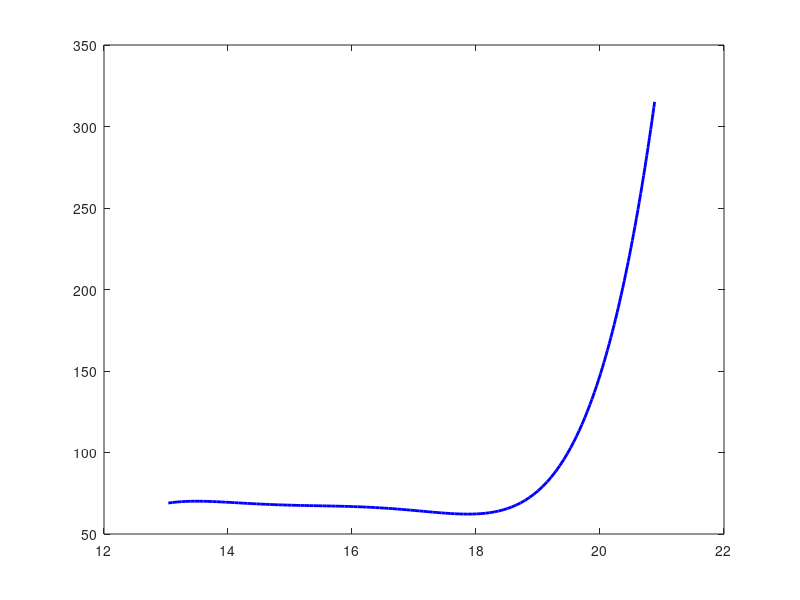

This chart was generated by the following MATLAB code: (Note: this script raises an error after producing the figure.)
log_density_100k = [13.0228244636430;13.0933396239475;13.1638667652398;13.2343946112961;13.3049132954206;13.3754369128930;13.4459653227604;13.5165038812292;13.5870284383869;13.6575518209379;13.7280902384539;13.7986082178144;13.8691353591067;13.9396617956350;14.0102023274430;14.0807321468384;14.1512657719593;14.2217873758203;14.2923146043691;14.3628662244637;14.4333954800480;14.5039317832720;14.5744659722041;14.6450043897201;14.7155428072362;14.7860854533361;14.8566393756597;14.9271784979397;14.9977204392756;15.0682616758476;15.1388043219475;15.2093455585194;15.2798966617871;15.3504386031230;15.4209812492229;15.4915246000868;15.5620792271744;15.6326275113862;15.7031729765421;15.7737135083500;15.8442610877978;15.9148037338977;15.9853527228735;16.0558939594454;16.1264239197936;16.1969693849494;16.2675120310494;16.3380680676649;16.4086149423487;16.4791604075046;16.5497065774244;16.6202513378163;16.6907946886802;16.7613408586000;16.8318820951719;16.9024254460358;16.9729772540675;17.0435227192233;17.1140618415033;17.1846009637833;17.2551295146036;17.3256608844797;17.3961866162441;17.4667053003686;17.5372211654371;17.6077370305057;17.6782399749012;17.7487144938161;17.8192056921453;17.8896891380706;17.9601648315921;18.0306285441260;18.1010746375602;18.1715233151291;18.2419520243851;18.3123628796202;18.3827547062278;18.4531380756676;18.5203053251480;18.5842595556306;18.6481982813055;18.7089278563539;18.7600581588948;18.8047729165928;18.8494921042357;18.8941980020436;18.9356964350650;18.9739907257588;19.0225199983778;19.0505560499348;19.0884855469603;19.1215742942625;19.1574770858411;19.1932963237342;19.2201730463701;19.2476690753220;19.2812619022662;19.3086212981772;19.3340937590005;19.3622981115527;19.3822577826514;19.4097141512898;19.4365546960413;19.4644824077551;19.4867256693741;19.5057772017407;19.5280259546457;19.5502669551470;19.5692991065040;19.5931400001128;19.6127610972805;19.6292093139965;19.6540490740729;19.6717347405601;19.6862831568897;19.7089778575950;19.7248123269609;19.7443077767361;19.7628637090018;19.7850976031330;19.8097328043447;19.8268088580971;19.8485607188341;19.8676188407439;19.8916388887131;19.9088608537802;19.9279059258102;19.9494958535980;19.9733816127057;19.9923632873001;20.0134423316768;20.0317589361620;20.0515244649196]; % 1/cm^3
diff_100k = [323.858420987604;324.581068356524;324.295066322731;323.949731971132;324.375717751019;324.386377306260;323.993577100416;322.746391518156;322.677941316321;322.708378310831;321.473059192133;321.958377289826;321.672375256034;321.445705540048;320.032389467930;319.520924626472;318.689065268859;318.869245732119;318.575897792312;316.229086586703;315.765087599490;314.707765434212;313.828440222354;312.593121103655;311.357801984957;309.766488959418;307.225858848975;305.931207412470;304.399226704738;302.926578314813;301.335265289275;299.862616899351;297.559316060133;296.027335352401;294.436022326863;292.785376983519;290.185414555268;288.119442987277;286.290800690512;284.877484618394;282.870845368210;281.279532342672;279.154228456874;277.681580066949;277.158248761930;275.329606465166;273.738293439628;271.019666375764;269.072359443386;267.243717146621;265.355742532050;263.586432553092;261.935787209747;260.047812595176;258.575164205252;256.924518861907;254.561885704883;252.733243408118;251.438591971613;250.143940535108;249.739273865702;249.097277925070;248.929940526891;249.355926306778;250.019241357892;250.682556409005;252.433630619907;256.577774982342;259.317721156687;262.710322826905;266.755579992996;271.809486561800;278.346701075769;284.666363757780;292.667108777646;302.170939181946;313.276742167025;325.094532965783;337.795890774622;351.119753395192;365.748927007507;380.674936931594;394.119104861549;407.924890127624;421.357729396057;435.909406657415;450.615993559219;465.197780603237;481.717329432441;496.319321178893;511.626227159966;528.290454735880;547.934913850739;563.709567771877;579.957529437835;595.472122932286;612.614099804286;630.207332335108;644.732793320184;660.587289729205;676.580394965302;695.433891099749;714.727578413113;732.453241112863;748.963378039314;764.303689343755;780.351528627296;797.052023406710;814.023973450833;830.970233274647;843.339229895140;859.377127759061;875.763600577958;893.645440566921;912.196556421059;929.254526999437;945.557797605881;962.079173787411;980.589456853915;997.888219171212;1015.43209069339;1033.23122049374;1052.55780745533;1067.34336158827;1084.20003769461;1103.63730598690;1119.52149687124;1137.05946929864;1159.22439933752;1180.44586183254;1205.01069382881;1228.24803972827;1237.45348627655]; % cm^2/s

log_density_300k = [13.0372238667409;13.1082303211976;13.1792384206245;13.2502596798129;13.3212891638524;13.3922994565728;13.4633349721696;13.5343463615369;13.6053659757552;13.6763888799138;13.7474101391023;13.8184281083503;13.8894608823301;13.9604920113398;14.0315083356176;14.1025295948061;14.1735541439349;14.2445704682128;14.3155999522522;14.3866606907253;14.4576901747648;14.5286982741916;14.5997178884099;14.6707506623897;14.7417636967272;14.8127882458560;14.8838160849253;14.9548505038753;15.0258898577359;15.0969160518349;15.1679652755167;15.2389680483734;15.3100315284635;15.3810767572177;15.4520963714359;15.5231373702667;15.5941569844850;15.6651930484052;15.7362373371764;15.8072717561264;15.8783061750764;15.9493455289370;16.0203750129764;16.0913847573735;16.1624043715917;16.2334338556312;16.3044748544620;16.3755171692689;16.4465568521235;16.5175896261034;16.5886355598447;16.6596732687351;16.7307043977448;16.8017388166948;16.8727715906746;16.9438109445352;17.0148322037236;17.0858797824352;17.1569142013852;17.2279519102756;17.2989929091064;17.3700289730266;17.4410403623939;17.5120682014631;17.5830872673580;17.6541222346314;17.7251221092073;17.7961400784554;17.8671465329120;17.9381496974283;18.0091512169744;18.0801362868186;18.1511378063647;18.2221064265069;18.2930717567087;18.3640272170893;18.4349695177084;18.5059118183275;18.5768426041552;18.6477520053704;18.7186350870624;18.7894984291121;18.8603634161320;18.9311938587778;19.0019930469899;19.0727905902318;19.1435322044870;19.2142409193383;19.2848838353819;19.3523035968247;19.4164727326646;19.4741861418487;19.5254601095821;19.5735218206422;19.6183273308255;19.6631535206340;19.7079409361451;19.7543459507225;19.7910337386131;19.8390149930061;19.8686392025045;19.9092390585136;19.9450484649583;19.9761943214976;20.0088411813545;20.0371471293631;20.0631596279398;20.0939372579009;20.1193322255275;20.1478810945097;20.1764381060943;20.2018285500529;20.2295835152946;20.2501182539822;20.2774779798850;20.2937057988584;20.3158480552949;20.3411661205649;20.3664974337199;20.3913343099585;20.4139041822722;20.4409148102502;20.4550475366514;20.4739389440215;20.4987887450258;20.5213962930319;20.5435470367313;20.5629312558481;20.5878136918862;20.6126993591157;20.6325223309496;20.6569424983773;20.6767552740070;20.7034927689725;20.7237662630386;20.7408449368980;20.7542188239697;20.7740671730228;20.7993305477047;20.8174046723477;20.8376771388151;20.8540031860086;20.8683155546874;20.8808546454956]; % 1/cm^3
diff_300k = [69.6892552203651;69.7949753986049;69.8855926942391;69.8553869290277;69.7496667507879;69.8201468696144;69.6590494551538;69.7194609855765;69.7043581029708;69.6590494551538;69.6288436899424;69.6288436899424;69.4929177464912;69.3720946856457;69.3871975682514;69.3569918030401;69.2965802726173;69.3116831552230;69.2059629769832;68.8132880292354;68.7075678509956;68.7981851466297;68.7830822640240;68.6471563205728;68.6924649683899;68.6320534379672;68.5414361423331;68.3904073162762;68.1940698424023;68.1185554293739;67.8316006598658;67.9711225277470;67.5532761089896;67.3029997686668;67.2878968860612;67.0764565295816;67.0613536469759;66.8952219383133;66.6535758166224;66.5025469905655;66.3515181645087;66.1551806906347;66.0494605123949;66.1249749254234;66.1098720428177;66.0041518645779;65.7927115080983;65.5691888455342;65.3698307951391;65.2339048516880;64.9771558473913;64.7959212561231;64.6750981952776;64.5240693692207;64.3881434257696;64.1918059518957;64.1616001866843;63.8897482997820;63.7387194737251;63.5574848824569;63.3460445259773;63.1799128173147;63.2403243477375;63.1497070521034;63.1396384636996;62.9835753434409;63.1497070521034;63.1497070521034;63.2554272303432;63.3913531737944;63.5423819998512;63.8444396519649;63.9954684780217;64.4485549561923;64.9318471995742;65.5057567385903;66.2004893384518;66.8952219383133;67.6956747164147;68.6924649683899;69.9309013420561;71.3505723069905;72.7551403893193;74.4768690063674;76.4855523929235;78.5093386620853;81.0466229398405;83.8859648697093;87.3294221038055;90.7275706900848;94.3326287680619;97.9335335533223;101.380766508070;104.682634217738;108.242599403364;111.612699779090;115.338796673378;119.032260553465;123.028321474330;127.068881960015;130.290650453006;134.357910677584;138.185862131350;142.020735739643;146.070196138293;149.751793467761;153.673029194446;157.595583426756;161.541211507492;166.167979593743;170.719988411097;174.707149418998;179.213472016469;183.325231805867;187.226360321782;190.658166760725;194.829852630748;199.481540473299;204.011596172008;208.847215549149;213.326838407729;217.257633300190;220.872074743194;225.252721779575;229.969675650529;234.103388558572;238.197150746198;242.287155192795;246.704478660625;251.092135751909;255.387827075898;259.815368962317;264.204674185631;268.055736112979;272.919498260168;277.007363797641;281.237920943789;285.300617673900;290.454433478361;295.752558258397;300.625755045832;305.037474864759;309.119568277610;312.546628096306]; % cm^2/sec

p1_100 = 21.34;
p2_100 = 113;
p3_100 = 218.2;
p4_100 = 164.1;
p5_100 = -20.31;
p6_100 = 246.6;
log_diff_100k = @(n) p1_100*n.^5 + p2_100*n.^4 + p3_100*n.^3 + p4_100*n.^2 + p5_100*n.^1 + p6_100; % (n-17.27)/2.215

p1_300 = 7.81;
p2_300 = 33.92;
p3_300 = 49.47;
p4_300 = 25.18;
p5_300 = -3.337;
p6_300 = 62.31;
log_diff_300k = @(n) p1_300*n.^5 + p2_300*n.^4 + p3_300*n.^3 + p4_300*n.^2 + p5_300*n.^1 + p6_300; % (n-17.73)/2.478

D_e = @(T,n) ((log_diff_300k(((log(n)/log(10))-17.73)/2.478) - log_diff_100k(((log(n)/log(10))-17.27)/2.215))/(300 - 100)*(T-100) + log_diff_100k(((log(n)/log(10))-17.27)/2.215)); % /(100^2)*(1e9)^2)/1e12

D_e_log = @(T,n) 10^((log(log_diff_300k(((log(n)/log(10))-17.73)/2.478)) - log(log_diff_100k(((log(n)/log(10))-17.27)/2.215)))/(300 - 100)*(T-100) + log(log_diff_100k(((log(n)/log(10))-17.27)/2.215))); % /(100^2)*(1e9)^2)/1e12

plot(log_density_300k, D_e(300,10.^log_density_300k),'b','LineWidth',2);
hold on;
plot(log_density_300k, D_e_log(300,10.^log_density_300k),'r');
plot(log_density_300k, diff_300k, 'k');

plot(log_density_100k, D_e(100,10.^log_density_100k),'b','LineWidth',2);
hold on;
plot(log_density_100k, D_e_log(100,10.^log_density_100k),'r');
plot(log_density_100k, diff_100k, 'k');

Trange = 100:1200;

D_e_res = zeros(length(Trange),length(log_density_100k));
D_e_res_old = zeros(length(Trange),length(log_density_100k));

for i = 1:length(Trange)
    D_e_res(i,:) = D_e_log(Trange(i),10.^log_density_100k);
    D_e_res_old(i,:) = D_e(Trange(i),10.^log_density_100k);
end

D_e_res_old(D_e_res_old < 0) = 0;
D_e_res(D_e_res < 0) = 0;

figure;
surf(log_density_100k,Trange,D_e_res,'edgecolor','none');
hold on;
surf(log_density_100k,Trange,D_e_res_old,'edgecolor','none');
zlim([0 1000]);